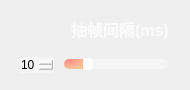
                 <widget class="QFrame" name="Delay_QF">
                  <property name="minimumSize">
                   <size>
                    <width>190</width>
                    <height>90</height>
                   </size>
                  </property>
                  <property name="maximumSize">
                   <size>
                    <width>190</width>
                    <height>90</height>
                   </size>
                  </property>
                  <property name="styleSheet">
                   <string notr="true">QFrame#Delay_QF{
border:2px solid rgba(255, 255, 255, 70);
border-radius:15px;
}</string>
                  </property>
                  <layout class="QVBoxLayout" name="verticalLayout_19">
                   <item>
                    <widget class="QPushButton" name="ToggleBotton_4">
                     <property name="sizePolicy">
                      <sizepolicy hsizetype="Expanding" vsizetype="Fixed">
                       <horstretch>0</horstretch>
                       <verstretch>0</verstretch>
                      </sizepolicy>
                     </property>
                     <property name="minimumSize">
                      <size>
                       <width>0</width>
                       <height>30</height>
                      </size>
                     </property>
                     <property name="maximumSize">
                      <size>
                       <width>16777215</width>
                       <height>30</height>
                      </size>
                     </property>
                     <property name="font">
                      <font>
                       <family>Microsoft YaHei UI</family>
                       <pointsize>12</pointsize>
                       <weight>87</weight>
                       <italic>false</italic>
                       <bold>true</bold>
                      </font>
                     </property>
                     <property name="cursor">
                      <cursorShape>ArrowCursor</cursorShape>
                     </property>
                     <property name="mouseTracking">
                      <bool>true</bool>
                     </property>
                     <property name="focusPolicy">
                      <enum>Qt::StrongFocus</enum>
                     </property>
                     <property name="contextMenuPolicy">
                      <enum>Qt::DefaultContextMenu</enum>
                     </property>
                     <property name="layoutDirection">
                      <enum>Qt::LeftToRight</enum>
                     </property>
                     <property name="autoFillBackground">
                      <bool>false</bool>
                     </property>
                     <property name="styleSheet">
                      <string notr="true">QPushButton{
background-image: url(:/all/img/delay.png);
background-repeat: no-repeat;
background-position: left center;
border: none;
border-left: 20px solid transparent;

text-align: left;
padding-left: 40px;
padding-bottom: 2px;
color: rgba(255, 255, 255, 199);
font: 700 12pt &quot;Microsoft YaHei UI&quot;;
}</string>
                     </property>
                     <property name="text">
                      <string>抽帧间隔(ms)</string>
                     </property>
                     <property name="icon">
                      <iconset theme="zoom-out">
                       <normaloff>.</normaloff>.</iconset>
                     </property>
                     <property name="autoDefault">
                      <bool>false</bool>
                     </property>
                     <property name="default">
                      <bool>false</bool>
                     </property>
                     <property name="flat">
                      <bool>false</bool>
                     </property>
                    </widget>
                   </item>
                   <item>
                    <widget class="QFrame" name="frame_2">
                     <property name="sizePolicy">
                      <sizepolicy hsizetype="Preferred" vsizetype="Preferred">
                       <horstretch>0</horstretch>
                       <verstretch>0</verstretch>
                      </sizepolicy>
                     </property>
                     <property name="minimumSize">
                      <size>
                       <width>0</width>
                       <height>20</height>
                      </size>
                     </property>
                     <property name="maximumSize">
                      <size>
                       <width>16777215</width>
                       <height>20</height>
                      </size>
                     </property>
                     <layout class="QHBoxLayout" name="horizontalLayout_12">
                      <property name="spacing">
                       <number>10</number>
                      </property>
                      <property name="leftMargin">
                       <number>8</number>
                      </property>
                      <property name="topMargin">
                       <number>0</number>
                      </property>
                      <property name="rightMargin">
                       <number>10</number>
                      </property>
                      <property name="bottomMargin">
                       <number>0</number>
                      </property>
                      <item>
                       <widget class="QSpinBox" name="speed_spinbox">
                        <property name="styleSheet">
                         <string notr="true">QSpinBox {
border: 0px solid lightgray;
border-radius: 2px;
background-color: rgba(255,255,255,90);
font: 600 9pt &quot;Segoe UI&quot;;
}
        
QSpinBox::up-button {
width: 10px;
height: 9px;
margin: 0px 3px 0px 0px;
border-image: url(:/all/img/box_up.png);
}
QSpinBox::up-button:pressed {
margin-top: 1px;
}
            
QSpinBox::down-button {
width: 10px;
height: 9px;
margin: 0px 3px 0px 0px;
border-image: url(:/all/img/box_down.png);
}
QSpinBox::down-button:pressed {
margin-bottom: 1px;
}</string>
                        </property>
                        <property name="maximum">
                         <number>50</number>
                        </property>
                        <property name="value">
                         <number>10</number>
                        </property>
                       </widget>
                      </item>
                      <item>
                       <widget class="QSlider" name="speed_slider">
                        <property name="cursor">
                         <cursorShape>PointingHandCursor</cursorShape>
                        </property>
                        <property name="styleSheet">
                         <string notr="true">QSlider::groove:horizontal {
border: none;
height: 10px;
background-color: rgba(255,255,255,90);
border-radius: 5px;
}

QSlider::handle:horizontal {
width: 10px;
margin: -1px 0px -1px 0px;
border-radius: 3px;
background-color: white;
}

QSlider::sub-page:horizontal {
background-color: qradialgradient(cx:0, cy:0, radius:1, fx:0.1, fy:0.1, stop:0 rgb(253, 139, 133),  stop:1 rgb(248, 194, 152));
border-radius: 5px;
}</string>
                        </property>
                        <property name="maximum">
                         <number>50</number>
                        </property>
                        <property name="value">
                         <number>10</number>
                        </property>
                        <property name="orientation">
                         <enum>Qt::Horizontal</enum>
                        </property>
                       </widget>
                      </item>
                     </layout>
                    </widget>
                   </item>
                  </layout>
                 </widget>
